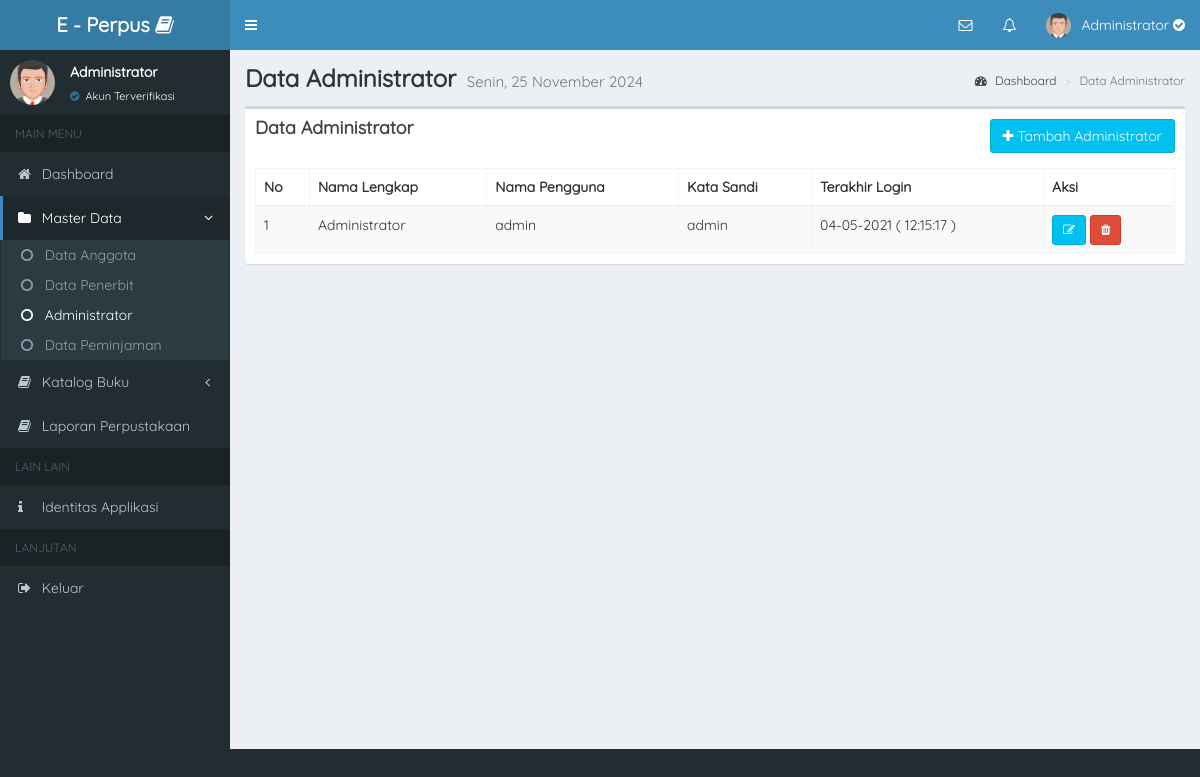
Page /app/admin/administrator (signed in) on the committed database.
### tables this page shows
CREATE TABLE `identitas` (
  `id_identitas` int(11) NOT NULL,
  `nama_app` varchar(50) NOT NULL,
  `alamat_app` text NOT NULL,
  `email_app` varchar(125) NOT NULL,
  `nomor_hp` char(50) NOT NULL
);

CREATE TABLE `user` (
  `id_user` int(11) NOT NULL,
  `kode_user` varchar(25) NOT NULL,
  `nis` char(20) NOT NULL,
  `fullname` varchar(125) NOT NULL,
  `username` varchar(50) NOT NULL,
  `password` varchar(50) NOT NULL,
  `kelas` varchar(50) NOT NULL,
  `alamat` varchar(225) NOT NULL,
  `verif` varchar(50) NOT NULL,
  `role` varchar(50) NOT NULL,
  `join_date` varchar(125) NOT NULL,
  `terakhir_login` varchar(125) NOT NULL
);

### app/admin/pages/views/v_administrator.php (the view, shortened to what this page needs)
<div class="content-wrapper">
    <section class="content-header">
        <h1 style="font-family: 'Quicksand', sans-serif; font-weight: bold;">
            Data Administrator
            <small>
            </small>
        </h1>
        <ol class="breadcrumb">
            <li><a href="dashboard"><i class="fa fa-dashboard"></i> Dashboard</a></li>
            <li class="active">Data Administrator</li>
        </ol>
    </section>
    <section class="content">
        <div class="row">
            <div class="col-xs-12">
                <div class="box">
                    <div class="box-header">
                        <h3 class="box-title" style="font-family: 'Quicksand', sans-serif; font-weight: bold;">Data Administrator</h3>
                        <div class="form-group m-b-2 text-right" style="margin-top: -20px; margin-bottom: -5px;">
                            <button type="button" onclick="tambahAdmin()" class="btn btn-info"><i class="fa fa-plus"></i> Tambah Administrator</button>
                        </div>
                    </div>
                    <div class="box-body table-responsive">
                        <table id="example1" class="table table-bordered table-striped">
                            <thead>
                                <tr>
                                    <th>No</th>
                                    <th>Nama Lengkap</th>
                                    <th>Nama Pengguna</th>
                                    <th>Kata Sandi</th>
                                    <th>Terakhir Login</th>
                                    <th>Aksi</th>
                                </tr>
                            </thead>
                            <?php
                            include "../../config/koneksi.php";
                            $no = 1;
                            $query = mysqli_query($koneksi, "SELECT * FROM user WHERE role = 'Admin'");
                            while ($row = mysqli_fetch_assoc($query)) {
                            ?>
                                <tbody>
                                    <tr>
                                        <td><?= $no++; ?></td>
                                        <td><?= $row['fullname']; ?></td>
                                        <td><?= $row['username']; ?></td>
                                        <td>
                                            <?php
                                            $pass = $_SESSION['password'];
                                            if ($row['password'] == $pass) {
                                                echo $row['password'];
                                            } else {
                                                echo "************";
                                            }
                                            ?>
                                        </td>
                                        <td>
                                            <?php
                                            if ($row['terakhir_login'] == null) {
                                                echo "Tidak diketahui !";
                                            } else {
                                                echo $row['terakhir_login'];
                                            }
                                            ?>
                                        </td>
                                        <td>
                                            <a href="#" class="btn btn-info btn-sm" data-toggle="modal" data-target="#modalEditAdmin<?= $row['id_user']; ?>"><i class="fa fa-edit"></i></a>
                                            <a href="pages/function/Administrator.php?act=hapus&id=<?= $row['id_user']; ?>" class="btn btn-danger btn-sm btn-del" onclick="hapusAnggota()"><i class="fa fa-trash"></i></a>
                                        </td>
                                    </tr>
                                </tbody>
                            <?php
                            }
                            ?>
                        </table>
                    </div>
                </div>
            </div>
        </div>
    </section>
</div>

### app/admin/pages/navbar.php (shortened to what this page needs)
    <header class="main-header">
    <a href="dashboard" class="logo" style="font-family: 'Quicksand', sans-serif">
        <?php
        include "../../config/koneksi.php";
        $sql = mysqli_query($koneksi, "SELECT * FROM identitas");
        $row = mysqli_fetch_assoc($sql);
        ?>
        <span class="logo-lg"><b><?= $row['nama_app']; ?></b> <i class="fa fa-book"></i></span>
    </a>
    <nav class="navbar navbar-static-top">
        <a href="../../assets/#" class="sidebar-toggle" data-toggle="push-menu" role="button">
        </a>
        <div class="navbar-custom-menu">
            <ul class="nav navbar-nav">
                <li class="dropdown messages-menu">
                    <a style="cursor: pointer;" class="dropdown-toggle" data-toggle="dropdown" id="badgePesan">
                        <i class="fa fa-envelope-o"></i>
                    </a>
                </li>
                <li class="dropdown notifications-menu">
                    <a style="cursor: pointer;" class="dropdown-toggle" data-toggle="dropdown" id="badgeNotif">
                        <i class="fa fa-bell-o"></i>
                    </a>
                </li>
                <li class="dropdown user user-menu">
                    <a href="#" class="dropdown-toggle" data-toggle="dropdown">
                        <img src="../../assets/dist/img/avatar5.png" class="user-image" alt="User Image">
                        <span class="hidden-xs"><?= $_SESSION['fullname']; ?>
                            <?php include "../../config/koneksi.php";
                            $id = $_SESSION['id_user'];
                            $query_verif = mysqli_query($koneksi, "SELECT * FROM user WHERE id_user = '$id'");
                            $row = mysqli_fetch_array($query_verif);
                            if ($row['verif'] == "Iya") {
                                echo "<i class='fa fa-check-circle' title='Akun Terverifikasi' data-toggle='tooltip' data-placement='bottom'></i>";
                            } else {
                            }
                            ?>
                        </span>
                    </a>
                </li>
            </ul>
        </div>
    </nav>
</header>

### rows in the picture
identitas: nama_app "E - Perpus"
user: fullname "Administrator", username "admin", password "admin", terakhir_login "04-05-2021 ( 12:15:17 )"

### other values in the picture
$_SESSION['fullname'] "Administrator"
